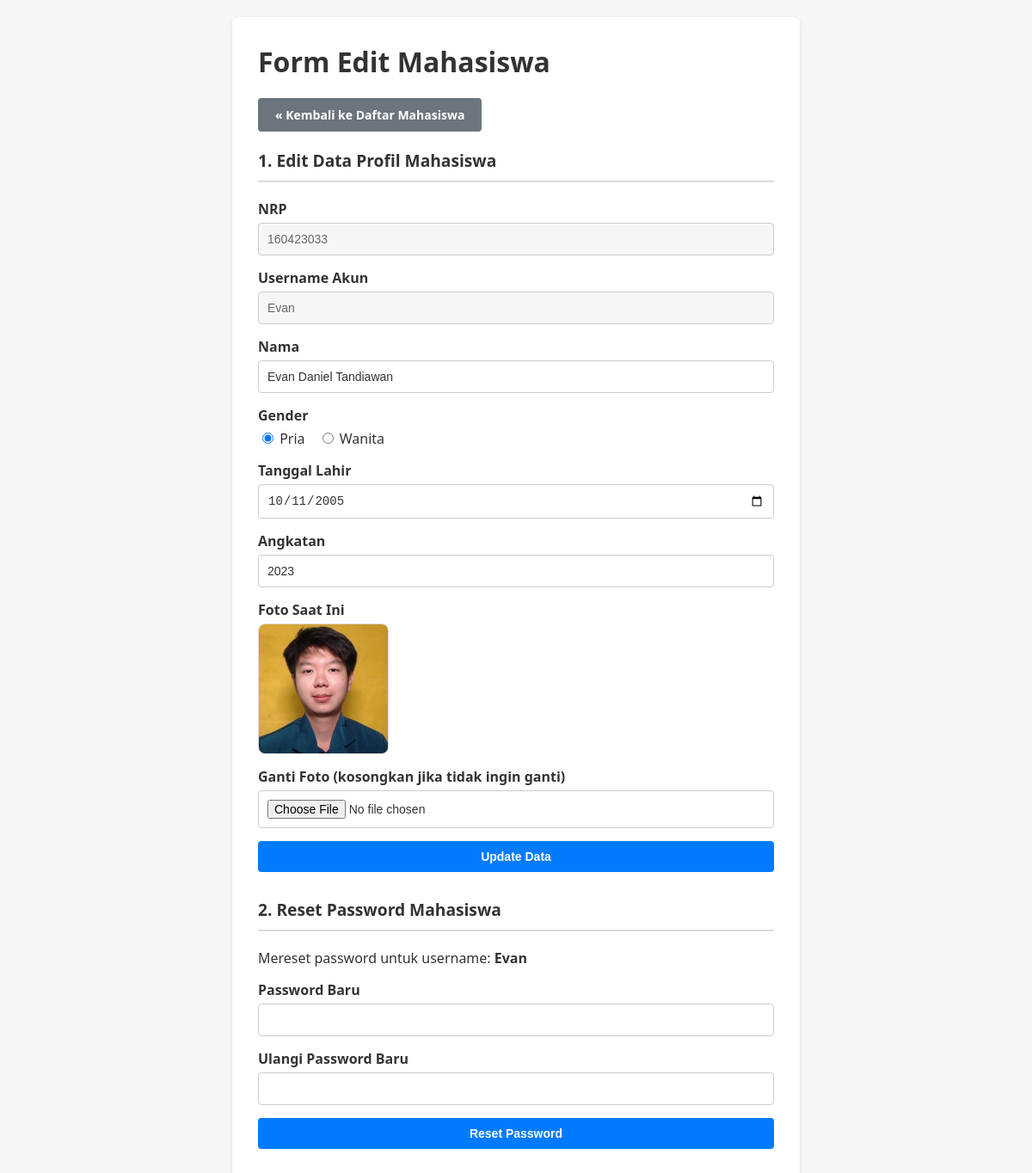
Page /mahasiswaedit.php?nrp=160423033 (signed in) on the committed database.
### tables this page shows
CREATE TABLE `akun` (
  `username` varchar(20) NOT NULL,
  `password` varchar(100) DEFAULT NULL,
  `nrp_mahasiswa` char(9) DEFAULT NULL,
  `npk_dosen` char(6) DEFAULT NULL,
  `isadmin` tinyint(1) DEFAULT 0,
  PRIMARY KEY (`username`),
  KEY `fk_akun_mahasiswa_idx` (`nrp_mahasiswa`),
  KEY `fk_akun_dosen1_idx` (`npk_dosen`),
  CONSTRAINT `fk_akun_dosen1` FOREIGN KEY (`npk_dosen`) REFERENCES `dosen` (`npk`) ON DELETE CASCADE ON UPDATE CASCADE,
  CONSTRAINT `fk_akun_mahasiswa` FOREIGN KEY (`nrp_mahasiswa`) REFERENCES `mahasiswa` (`nrp`) ON DELETE CASCADE ON UPDATE CASCADE
);

CREATE TABLE `mahasiswa` (
  `nrp` char(9) NOT NULL,
  `nama` varchar(45) DEFAULT NULL,
  `gender` enum('Pria','Wanita') DEFAULT NULL,
  `tanggal_lahir` date DEFAULT NULL,
  `angkatan` year(4) DEFAULT NULL,
  `foto_extention` varchar(4) DEFAULT NULL,
  PRIMARY KEY (`nrp`)
);

### class/parent.php (called while the page is built, shortened)
<?php
class OrangTua
{
    public function __construct()
    {
        $this->mysqli = new mysqli(SERVER_NAME, USER_NAME, PASSWORD, DB_NAME);
    }
}

### class/mahasiswa.php (called while the page is built, shortened)
<?php
require_once("parent.php");
class Mahasiswa extends OrangTua
{
    public function getMahasiswaByNrp($nrp)
    {
        $sql = "SELECT m.*, a.username
                FROM mahasiswa m
                LEFT JOIN akun a ON m.nrp = a.nrp_mahasiswa
                WHERE m.nrp = ?";
        $stmt = $this->mysqli->prepare($sql);
        $stmt->bind_param("s", $nrp);
        $stmt->execute();
        return $stmt->get_result();
    }
}

### mahasiswaedit.php (the view, shortened to what this page needs)
<?php
require_once("class/Mahasiswa.php");
$nrp = $_GET['nrp'];
$mahasiswa = new Mahasiswa();
$result = $mahasiswa->getMahasiswaByNrp($nrp);
$dataMhs = $result->fetch_assoc();
$checkedPria = '';
$checkedWanita = '';
if ($dataMhs['gender'] == 'Pria') {
    $checkedPria = 'checked';
} else {
    $checkedWanita = 'checked';
}
$tampilanUsername = '';
if (isset($dataMhs['username']) && $dataMhs['username']) {
    $tampilanUsername = $dataMhs['username'];
}
?>
<!DOCTYPE html>
<html lang="en">
<head>
    <link rel="stylesheet" href="css/mahasiswa_edit_style.css">
</head>
<body>
    <div class="container">
        <h1>Form Edit Mahasiswa</h1>
        <a href="mahasiswa_tampilan.php" class="btn btn-secondary">&laquo; Kembali ke Daftar Mahasiswa</a>
        <h2 class="section-title first-title">1. Edit Data Profil Mahasiswa</h2>
        <form action="mahasiswaedit_process.php" method="post" enctype="multipart/form-data">
            <div class="form-group">
                <label>NRP</label>
                <input type="text" value="<?php echo $dataMhs['nrp'] ?>" disabled>
            </div>
            <div class="form-group">
                <label>Username Akun</label>
                <input type="text" value="<?php echo $tampilanUsername ?>" disabled>
            </div>
            <div class="form-group">
                <label>Nama</label>
                <input type="text" name="nama" value="<?php echo ($dataMhs['nama']) ?>" required>
            </div>
            <div class="form-group">
                <label>Gender</label>
                <div class="radio-group">
                    <label><input type="radio" name="gender" value="Pria" <?php echo $checkedPria ?> required> Pria</label>
                    <label><input type="radio" name="gender" value="Wanita" <?php echo $checkedWanita ?>> Wanita</label>
                </div>
            </div>
            <div class="form-group">
                <label>Tanggal Lahir</label>
                <input type="date" name="tanggal_lahir" value="<?php echo $dataMhs['tanggal_lahir'] ?>" required>
            </div>
            <div class="form-group">
                <label>Angkatan</label>
                <input type="text" name="angkatan" value="<?php echo $dataMhs['angkatan'] ?>" required>
            </div>
            <div class="form-group">
                <label>Foto Saat Ini</label>
                <?php
                if ($dataMhs['foto_extention']) {
                    $foto_path = 'image/' . $dataMhs['nrp'] . '.' . $dataMhs['foto_extention'];
                    echo '<img src="' . $foto_path . '" class="current-photo">';
                } else {
                    echo '<p style="color:var(--text-muted); font-style:italic;">Tidak ada foto</p>';
                }
                ?>
            </div>
            <div class="form-group">
                <label>Ganti Foto (kosongkan jika tidak ingin ganti)</label>
                <input type="file" name="foto" accept="image/*">
            </div>
            <div class="form-group">
                <input type="submit" name="update_data" value="Update Data" class="btn btn-primary">
            </div>
        </form>
        <h2 class="section-title">2. Reset Password Mahasiswa</h2>
        <?php if ($tampilanUsername) { ?>
            <form action="mahasiswaedit.php?nrp=<?php echo $nrp; ?>" method="post">
                <p style="margin-bottom: 15px; color: var(--text-color);">
                    Mereset password untuk username: <strong><?php echo $tampilanUsername ?></strong>
                </p>
                <div class="form-group">
                    <label>Password Baru</label>
                    <input type="password" name="new_password" required>
                </div>
                <div class="form-group">
                    <label>Ulangi Password Baru</label>
                    <input type="password" name="confirm_password" required>
                </div>
                <div class="form-group">
                    <button type="submit" name="reset_pwd" value="reset_pwd" class="btn btn-primary">Reset Password</button>
                </div>
            </form>
        <?php } else { ?>
            <p style="color: var(--text-muted); font-style: italic;">Mahasiswa ini tidak memiliki akun, tidak bisa reset password.</p>
        <?php } ?>
    </div>
</body>
</html>

### css/mahasiswa_edit_style.css (style rules this page uses)
:root { --bg-color: #f4f7f6; --container-bg: #ffffff; --text-color: #333333; --text-muted: #666666; --border-color: #ddd; --input-bg: #ffffff; --input-border: #ccc; --shadow-color: rgba(0, 0, 0, 0.1); --btn-primary: #007bff; --btn-primary-hover: #0056b3; --btn-secondary: #6c757d; --btn-text: #ffffff; --alert-success-bg: #d4edda; --alert-success-text: #155724; --alert-error-bg: #f8d7da; --alert-error-text: #721c24; }
body { font-family: "Segoe UI", sans-serif; margin: 20px; background-color: var(--bg-color); color: var(--text-color); transition: background-color 0.3s, color 0.3s; }
h1, h2 { margin-top: 0; }
a { text-decoration: none; }
.container { background: var(--container-bg); padding: 30px; border-radius: 8px; box-shadow: 0 2px 5px var(--shadow-color); max-width: 600px; margin: 0 auto; }
.section-title { border-bottom: 2px solid var(--border-color); padding-bottom: 10px; margin-bottom: 20px; margin-top: 30px; font-size: 1.2rem; color: var(--text-color); }
.first-title { margin-top: 0; }
.form-group { margin-bottom: 15px; }
label { display: block; margin-bottom: 5px; font-weight: bold; color: var(--text-color); }
input[type="text"], input[type="password"], input[type="date"], input[type="file"] { width: 100%; padding: 10px; border: 1px solid var(--input-border); border-radius: 4px; background-color: var(--input-bg); color: var(--text-color); box-sizing: border-box; font-size: 14px; }
input[disabled] { background-color: var(--bg-color); color: var(--text-muted); cursor: not-allowed; }
.radio-group { display: flex; gap: 15px; align-items: center; }
.radio-group label { margin: 0; font-weight: normal; }
.btn { padding: 10px 20px; cursor: pointer; border: none; border-radius: 4px; color: var(--btn-text); font-size: 14px; display: inline-block; transition: opacity 0.2s; font-weight: bold; text-align: center; }
.btn-primary { background-color: var(--btn-primary); width: 100%; }
.btn-secondary { background-color: var(--btn-secondary); margin-bottom: 20px; }
.current-photo { width: 150px; height: 150px; object-fit: cover; border-radius: 8px; border: 1px solid var(--border-color); display: block; margin-bottom: 10px; background-color: var(--bg-color); }

### rows in the picture
akun: nrp_mahasiswa.nrp "160423033", username "Evan", nama "Evan Daniel Tandiawan", tanggal_lahir "10/11/2005", angkatan "2023", nrp_mahasiswa.foto_extention (picture)
